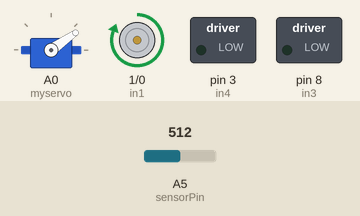
Recording of a sketch running on a simulated Arduino Uno, built with avr-gcc and run on an emulated ATmega328P. Shown: servo, motor-driver pin pairs drawn as motors (green arrow = first pin HIGH = forward, orange = second pin HIGH = backward, longer = more drive), switched loads named in the sketch (green lamp = pin HIGH). Inputs (shaded band) come from the test bench; at power-on: A5 (sensorPin) = 512.

Above: at 18.0 s.
18.1 s: A5 (sensorPin) set to 306
At 20.4 s:
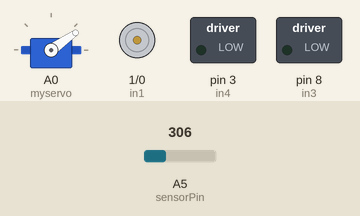
Timing chart, 0 to 33.5 s (numbered marks = the images above; inputs shaded):
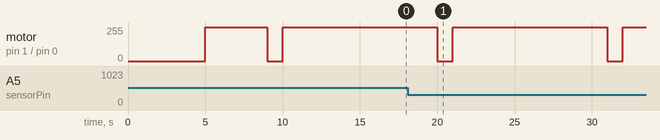

Measured:
- by itself, motor on pin 1 (in1) / pin 0 (in2): alternates forward 255/255 for 10.0 s and stopped for 1.0 s

The sketch:

neutralize.ino
```cpp
#include <Servo.h>

Servo myservo;
double pH = 0.0;
// connect motor controller pins to Arduino digital pins
// motor one
int in3 = 8;
int in4 = 3;
int in1 = 1;
int in2 = 0;
int sensorValue = 0.0;
int sensorPin = A5;// select the input pin for the potentiometer


double readpH(void){

  // 240 for ph = 4, 462 for ph = 7, 619 for ph = 10
  // y = 0.0157x + 0.1124

  // read the value from the sensor:
  sensorValue = analogRead(sensorPin);
  return 0.0157*sensorValue + 0.1124;
}

void setup() {
  // put your setup code here, to run once:
   myservo.attach(A0);  // attaches the servo on pin 9 to the servo object
 //  sSerial.begin(9600);      //Set Baud Rate
    //Serial.println("Run keyboard control");
    // set all the motor control pins to outputs
    //pinMode(enB, OUTPUT);
    pinMode(in3, OUTPUT);
    pinMode(in4, OUTPUT);
    pinMode(in1, OUTPUT);
    pinMode(in2, OUTPUT);
}

void loop() {
  // put your main code here, to run repeatedly:
  //pH code
  myservo.write(35);
  delay(5000);
  pH = readpH();
  //Serial.println("pH: ");
  //Serial.println(pH);
  digitalWrite(in1, HIGH);
  digitalWrite(in2, LOW);
  delay(4000);
  digitalWrite(in1, LOW);
  digitalWrite(in2, LOW);
  delay(1000);

 boolean flag = true;
  while (flag) {
    //insert code to dispense base
    //i guess this is it
    //Serial.println("in flag loop");
    digitalWrite(in1, HIGH);
    digitalWrite(in2, LOW);
    delay(10000);
    digitalWrite(in1, LOW);
    digitalWrite(in2, LOW);
    delay(1000);
    //then stop dispensing base
    //insertl3
    double pH1 = readpH();
    //Serial.println("pH: ");
   // Serial.println(pH1);
    if (pH1 > 6.5) { //tweak: if pH is within range
      delay(10000);               //tweak: wait some time
      double pH2 = readpH();
      if (pH2 > 6.5) { //tweak: if in range and the second pH is close enough to the first pH, exit the loop
        flag = false;
      }
    }
  }
  //Serial.println("neutralized");

}
```
